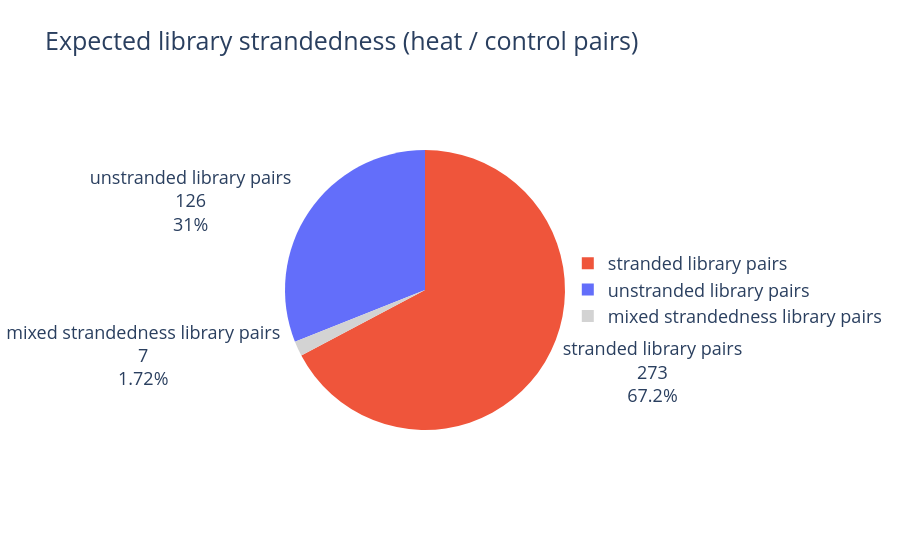

Notebook code for this chart:
### Markdown cell above
&nbsp;

&nbsp;

&nbsp;

## Pie Chart

### Code cell
# Colors for salmon LIBTYPE strandedness of heat/control pairs
library_strandedness_colors = {
    "stranded library pairs": "#EF553B",
    "unstranded library pairs": "#636EFA",
    "mixed strandedness library pairs": "#D3D3D3",
}

library_strandedness_counts = (
    hn_lib_format
    .group_by("expected_library_strandedness")
    .agg(pl.len().alias("count"))
    .sort("count", descending=True)
)

fig_basic = px.pie(
    library_strandedness_counts.to_pandas(),
    values="count",
    names="expected_library_strandedness",
    title="Expected library strandedness (heat / control pairs)",
    color="expected_library_strandedness",
    color_discrete_map=library_strandedness_colors,
)

fig_basic.update_traces(
    textposition="outside",
    textinfo="value+percent+label",
    hovertemplate="<b>%{label}</b><br>Count: %{value}<br>Percentage: %{percent}<extra></extra>",
)

fig_basic.update_layout(
    font_size=18,
    showlegend=True,
    legend={
        "orientation": "v",
        "yanchor": "middle",
        "y": 0.5,
        "xanchor": "left",
        "x": 1.01,
    },
)

fig_basic.show()

### Figure 1 — Plotly figure (JSON) as saved in the notebook; plotly's stock layout.template omitted (floating-point values rounded to 4 significant figures)
{"data": [{"customdata": [["stranded library pairs"], ["unstranded library pairs"], ["mixed strandedness library pairs"]], "domain": {"x": [0, 1], "y": [0, 1]}, "hovertemplate": "<b>%{label}</b><br>Count: %{value}<br>Percentage: %{percent}<extra></extra>", "labels": ["stranded library pairs", "unstranded library pairs", "mixed strandedness library pairs"], "legendgroup": "", "marker": {"colors": ["#EF553B", "#636EFA", "#D3D3D3"]}, "name": "", "showlegend": true, "textinfo": "value+percent+label", "textposition": "outside", "type": "pie", "values": [273, 126, 7]}], "layout": {"font": {"size": 18}, "legend": {"orientation": "v", "tracegroupgap": 0, "x": 1.01, "xanchor": "left", "y": 0.5, "yanchor": "middle"}, "showlegend": true, "title": {"text": "Expected library strandedness (heat / control pairs)"}}}
